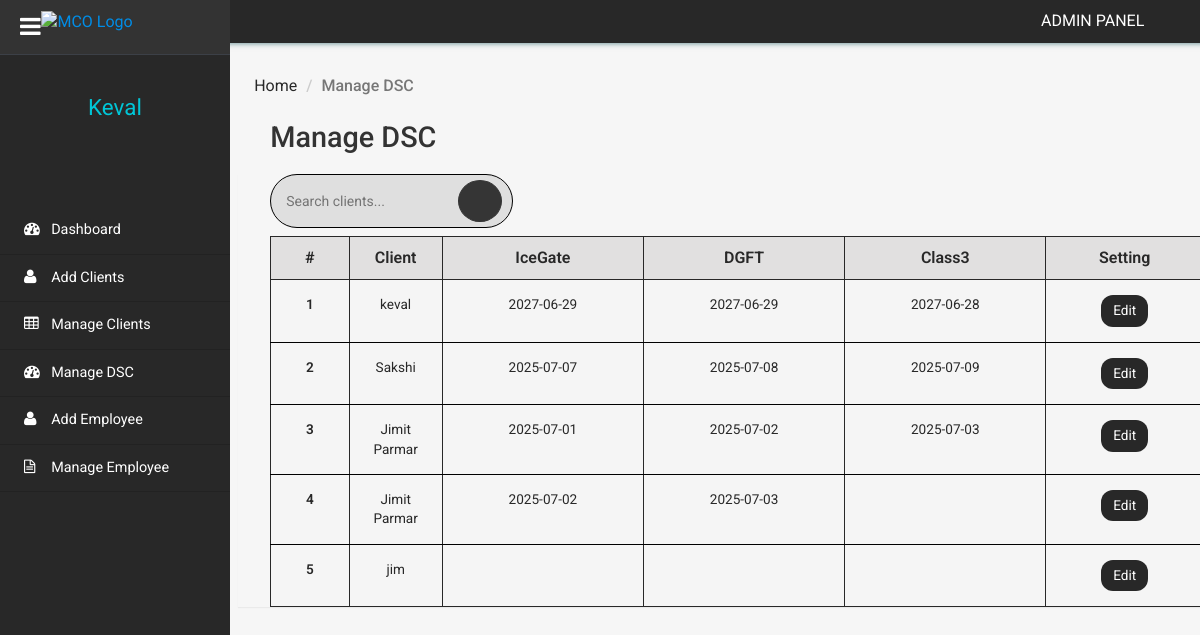
The app's page /clientms/admin/manage-dsc.php (signed in), older data.
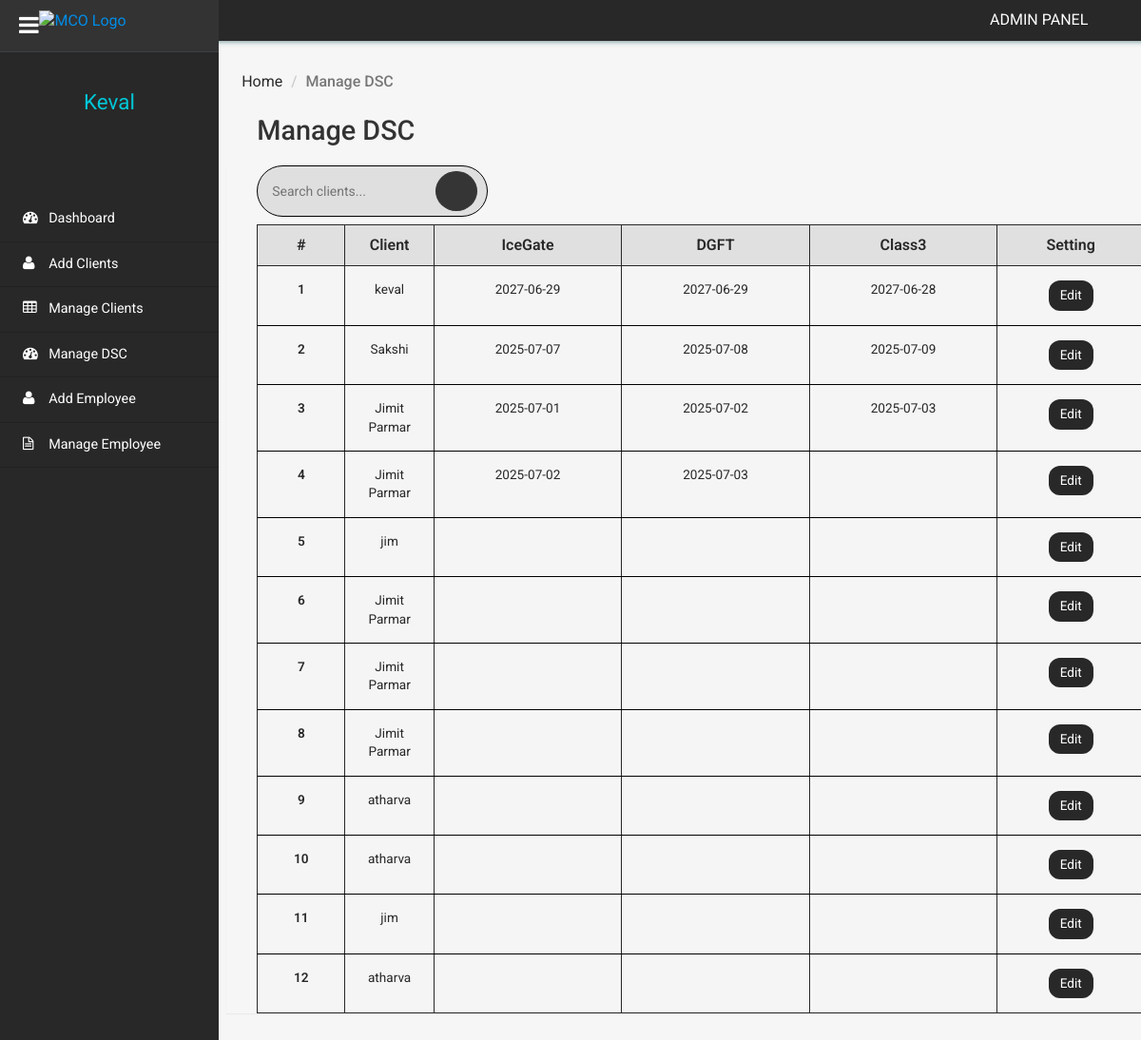
The same page, newer data.
### tables this page shows
CREATE TABLE `tblclient` (
  `ID` int(10) NOT NULL,
  `ContactName` varchar(30) DEFAULT NULL,
  `CompanyName` varchar(120) DEFAULT NULL,
  `Notes` mediumtext DEFAULT NULL,
  `ClientAddedBy` varchar(20) DEFAULT NULL,
  `deadline` date DEFAULT NULL,
  `Tag` varchar(20) DEFAULT NULL,
  `financialyear` varchar(15) DEFAULT NULL,
  `file` varchar(15) DEFAULT NULL,
  `budgethrs` int(10) DEFAULT NULL,
  `actualhrs` int(10) DEFAULT NULL,
  `expense` varchar(30) DEFAULT NULL,
  `remark` text DEFAULT NULL,
  `CreationDate` timestamp NULL DEFAULT current_timestamp(),
  `Status` varchar(20) NOT NULL DEFAULT 'Not Started',
  `PaymentStatus` varchar(12) NOT NULL DEFAULT 'Pending',
  `expiryDate1` date DEFAULT NULL,
  `expiryDate2` date DEFAULT NULL,
  `expiryDate3` date DEFAULT NULL
);

### clientms/admin/manage-dsc.php (the view, shortened to what the changed rows need)
<?php
include('includes/dbconnection.php');
if (strlen($_SESSION['clientmsaid']) == 0) {
    header('location:logout.php');
} else {
    $sql = "SELECT c.ID, c.ContactName, c.expiryDate1,c.expiryDate2,c.expiryDate3
				FROM tblclient c
				LEFT JOIN tblclient_employee ce ON c.ClientAddedBy = ce.EmployeeID
				LEFT JOIN tblemployee e ON ce.EmployeeID = e.EmployeeID";
		$query = $dbh->prepare($sql);
		$query->execute();
		$clients = $query->fetchAll(PDO::FETCH_OBJ);
}
?>
<!DOCTYPE HTML>
<html>
<head>
    <link href="css/bootstrap.min.css" rel='stylesheet' type='text/css' />
    <link href="css/style.css" rel='stylesheet' type='text/css' />
    <link href="css/font-awesome.css" rel="stylesheet">
    <link rel="stylesheet" href="css/icon-font.min.css" type='text/css' />
</head>
<body>
    <div class="page-container">
        <div class="left-content">
            <div class="inner-content">
                <div class="outter-wp">
                    <div class="graph-visual tables-main">
                        <div class="graph">
                            <div class="tables">
                                <table class="table" border="1" id="client-table">
                                    <thead>
                                        <tr>
                                            <th>#</th>
                                            <th style="width: 10%;">Client </th>
                                            <th>IceGate</th>
                                            <th>DGFT</th>
                                            <th>Class3</th>
                                            <th>Setting</th>
                                        </tr>
                                    </thead>
                                    <tbody>
                                        <?php
                                        $cnt = 1;
                                        if (!empty($clients)) {
                                            foreach ($clients as $client) {
                                        ?>
                                                <tr class="active">
                                                    <th scope="row"><?php echo htmlentities($cnt); ?></th>
                                                    <td><?php echo htmlentities($client->ContactName); ?></td>
                                                    <td><?php echo htmlentities($client->expiryDate1); ?></td>
                                                    <td><?php echo htmlentities($client->expiryDate2); ?></td>
                                                    <td><?php echo htmlentities($client->expiryDate3); ?></td>
                                                    <td>
                                                        <a href="edit-dsc-details.php?addid=<?php echo $client->ID; ?>">Edit</a>
                                                    </td>
                                                </tr>
                                        <?php
                                                $cnt++;
                                            }
                                        }
                                        ?>
                                    </tbody>
                                </table>
                            </div>
                        </div>
                    </div>
                </div>
            </div>
        </div>
        <?php include_once('includes/sidebar.php');?>
    </div>
</body>
</html>

### clientms/admin/includes/sidebar.php (shortened to what the changed rows need)
 <div class="sidebar-menu">
    <div class="down">
        <?php
$aid=$_SESSION['clientmsaid'];
$sql="SELECT AdminName from  tbladmin where ID=:aid";
$query = $dbh -> prepare($sql);
$query->bindParam(':aid',$aid,PDO::PARAM_STR);
$query->execute();
$results=$query->fetchAll(PDO::FETCH_OBJ);
$cnt=1;
if($query->rowCount() > 0)
{
foreach($results as $row)
{               ?>
        <a href="dashboard.php"><span class=" name-caret"><?php  echo $row->AdminName;?></span></a><br>
        <?php $cnt=$cnt+1;}} ?>
    </div>
</div>

Row changes from the older to the newer data that the page shows:
added tblclient: ContactName "Jimit Parmar"
added tblclient: ContactName "Jimit Parmar"
added tblclient: ContactName "Jimit Parmar"
added tblclient: ContactName "atharva"
added tblclient: ContactName "atharva"
added tblclient: ContactName "jim"
added tblclient: ContactName "atharva"
